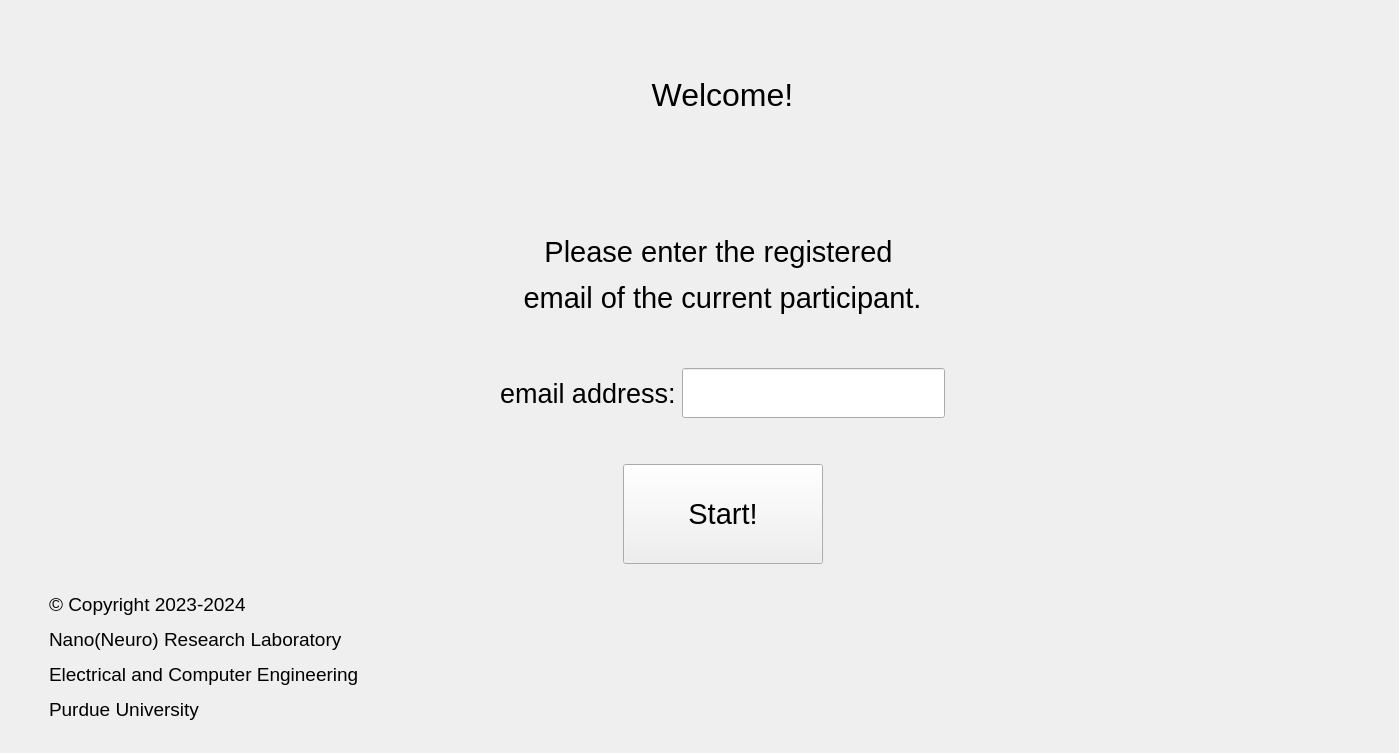
<?xml version="1.0" encoding="UTF-8"?>
<ui version="4.0">
 <class>MainWindow</class>
 <widget class="QMainWindow" name="MainWindow">
  <property name="geometry">
   <rect>
    <x>0</x>
    <y>0</y>
    <width>1399</width>
    <height>753</height>
   </rect>
  </property>
  <property name="windowTitle">
   <string>MainWindow</string>
  </property>
  <widget class="QWidget" name="centralwidget">
   <property name="autoFillBackground">
    <bool>true</bool>
   </property>
   <layout class="QGridLayout" name="gridLayout">
    <item row="5" column="2">
     <layout class="QHBoxLayout" name="horizontalLayout">
      <item>
       <spacer name="horizontalSpacer_4">
        <property name="orientation">
         <enum>Qt::Horizontal</enum>
        </property>
        <property name="sizeHint" stdset="0">
         <size>
          <width>40</width>
          <height>20</height>
         </size>
        </property>
       </spacer>
      </item>
      <item>
       <widget class="QPushButton" name="startButton">
        <property name="minimumSize">
         <size>
          <width>200</width>
          <height>100</height>
         </size>
        </property>
        <property name="font">
         <font>
          <family>Arial</family>
          <pointsize>22</pointsize>
         </font>
        </property>
        <property name="text">
         <string>Start!</string>
        </property>
       </widget>
      </item>
      <item>
       <spacer name="horizontalSpacer_5">
        <property name="orientation">
         <enum>Qt::Horizontal</enum>
        </property>
        <property name="sizeHint" stdset="0">
         <size>
          <width>40</width>
          <height>20</height>
         </size>
        </property>
       </spacer>
      </item>
     </layout>
    </item>
    <item row="0" column="2">
     <widget class="QLabel" name="welcomeLabel">
      <property name="font">
       <font>
        <family>Arial</family>
        <pointsize>24</pointsize>
       </font>
      </property>
      <property name="text">
       <string>&lt;html&gt;&lt;head/&gt;&lt;body&gt;&lt;p align=&quot;center&quot;  style=&quot;font-family:Arial;font-size:24pt;&quot;&gt;Welcome!&lt;/p&gt;&lt;/body&gt;&lt;/html&gt;</string>
      </property>
     </widget>
    </item>
    <item row="7" column="0">
     <spacer name="horizontalSpacer_3">
      <property name="orientation">
       <enum>Qt::Horizontal</enum>
      </property>
      <property name="sizeType">
       <enum>QSizePolicy::Fixed</enum>
      </property>
      <property name="sizeHint" stdset="0">
       <size>
        <width>40</width>
        <height>20</height>
       </size>
      </property>
     </spacer>
    </item>
    <item row="7" column="1">
     <widget class="QLabel" name="copyrightLabel">
      <property name="text">
       <string>&lt;html&gt;&lt;head/&gt;&lt;body&gt;&lt;p&gt;&lt;span style=&quot;font-family:Arial;font-size:14pt;&quot;&gt;© Copyright 2023-2024 &lt;/span&gt;&lt;/p&gt;&lt;p&gt;&lt;span style=&quot;font-family:Arial;font-size:14pt;&quot;&gt;Nano(Neuro) Research Laboratory &lt;/span&gt;&lt;/p&gt;&lt;p&gt;&lt;span style=&quot;font-family:Arial;font-size:14pt;&quot;&gt;Electrical and Computer Engineering &lt;/span&gt;&lt;/p&gt;&lt;p&gt;&lt;span style=&quot;font-family:Arial;font-size:14pt;&quot;&gt;Purdue University&lt;/span&gt;&lt;/p&gt;&lt;/body&gt;&lt;/html&gt;</string>
      </property>
     </widget>
    </item>
    <item row="2" column="2">
     <widget class="QLabel" name="consentLabel">
      <property name="font">
       <font>
        <family>Arial</family>
        <pointsize>20</pointsize>
       </font>
      </property>
      <property name="text">
       <string>&lt;html&gt;&lt;head/&gt;&lt;body&gt;&lt;p align=&quot;center&quot;&gt;&lt;span style=&quot; font-size:22pt;&quot;&gt;Please enter the registered &lt;/span&gt;&lt;/p&gt;&lt;p align=&quot;center&quot;&gt;&lt;span style=&quot; font-size:22pt;&quot;&gt;email of the current participant.&lt;/span&gt;&lt;/p&gt;&lt;/body&gt;&lt;/html&gt;</string>
      </property>
     </widget>
    </item>
    <item row="3" column="2">
     <layout class="QHBoxLayout" name="horizontalLayout_2">
      <item>
       <widget class="QLabel" name="emailLabel">
        <property name="font">
         <font>
          <family>Arial</family>
          <pointsize>20</pointsize>
         </font>
        </property>
        <property name="text">
         <string>email address:</string>
        </property>
       </widget>
      </item>
      <item>
       <widget class="QLineEdit" name="emailLineEdit">
        <property name="minimumSize">
         <size>
          <width>0</width>
          <height>50</height>
         </size>
        </property>
        <property name="font">
         <font>
          <family>Arial</family>
          <pointsize>20</pointsize>
         </font>
        </property>
       </widget>
      </item>
     </layout>
    </item>
    <item row="5" column="3">
     <spacer name="horizontalSpacer_2">
      <property name="orientation">
       <enum>Qt::Horizontal</enum>
      </property>
      <property name="sizeType">
       <enum>QSizePolicy::Expanding</enum>
      </property>
      <property name="sizeHint" stdset="0">
       <size>
        <width>40</width>
        <height>20</height>
       </size>
      </property>
     </spacer>
    </item>
    <item row="5" column="1">
     <spacer name="horizontalSpacer">
      <property name="orientation">
       <enum>Qt::Horizontal</enum>
      </property>
      <property name="sizeHint" stdset="0">
       <size>
        <width>40</width>
        <height>20</height>
       </size>
      </property>
     </spacer>
    </item>
    <item row="4" column="2">
     <spacer name="verticalSpacer">
      <property name="orientation">
       <enum>Qt::Vertical</enum>
      </property>
      <property name="sizeType">
       <enum>QSizePolicy::Fixed</enum>
      </property>
      <property name="sizeHint" stdset="0">
       <size>
        <width>20</width>
        <height>40</height>
       </size>
      </property>
     </spacer>
    </item>
   </layout>
  </widget>
 </widget>
 <resources/>
 <connections/>
</ui>
